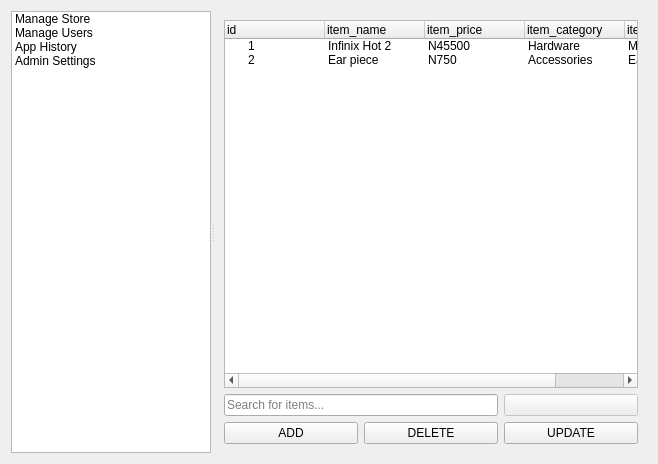
<?xml version="1.0" encoding="UTF-8"?>
<ui version="4.0">
 <class>AdminPanel</class>
 <widget class="QWidget" name="AdminPanel">
  <property name="windowModality">
   <enum>Qt::ApplicationModal</enum>
  </property>
  <property name="geometry">
   <rect>
    <x>0</x>
    <y>0</y>
    <width>658</width>
    <height>464</height>
   </rect>
  </property>
  <property name="windowTitle">
   <string>Admin Panel</string>
  </property>
  <property name="windowIcon">
   <iconset resource="rfid.qrc">
    <normaloff>:/images/system.png</normaloff>:/images/system.png</iconset>
  </property>
  <layout class="QGridLayout" name="gridLayout">
   <item row="1" column="0">
    <widget class="QSplitter" name="splitter">
     <property name="orientation">
      <enum>Qt::Horizontal</enum>
     </property>
     <widget class="QListWidget" name="listWidget">
      <property name="sizePolicy">
       <sizepolicy hsizetype="Fixed" vsizetype="Fixed">
        <horstretch>0</horstretch>
        <verstretch>0</verstretch>
       </sizepolicy>
      </property>
      <property name="maximumSize">
       <size>
        <width>200</width>
        <height>16777215</height>
       </size>
      </property>
      <property name="spacing">
       <number>10</number>
      </property>
      <property name="modelColumn">
       <number>0</number>
      </property>
      <property name="uniformItemSizes">
       <bool>false</bool>
      </property>
      <item>
       <property name="text">
        <string>Manage Store</string>
       </property>
       <property name="icon">
        <iconset resource="rfid.qrc">
         <normaloff>:/images/database.png</normaloff>:/images/database.png</iconset>
       </property>
      </item>
      <item>
       <property name="text">
        <string>Manage Users</string>
       </property>
       <property name="icon">
        <iconset resource="rfid.qrc">
         <normaloff>:/images/users.png</normaloff>:/images/users.png</iconset>
       </property>
      </item>
      <item>
       <property name="text">
        <string>App History</string>
       </property>
       <property name="icon">
        <iconset resource="rfid.qrc">
         <normaloff>:/images/history.png</normaloff>:/images/history.png</iconset>
       </property>
      </item>
      <item>
       <property name="text">
        <string>Admin Settings</string>
       </property>
       <property name="icon">
        <iconset resource="rfid.qrc">
         <normaloff>:/images/system.png</normaloff>:/images/system.png</iconset>
       </property>
      </item>
     </widget>
     <widget class="QStackedWidget" name="stackedWidget">
      <property name="currentIndex">
       <number>0</number>
      </property>
      <widget class="QWidget" name="storePage">
       <layout class="QGridLayout" name="gridLayout_3">
        <item row="0" column="0">
         <widget class="QTreeWidget" name="treeWidget">
          <column>
           <property name="text">
            <string>id</string>
           </property>
          </column>
          <column>
           <property name="text">
            <string>item_name</string>
           </property>
          </column>
          <column>
           <property name="text">
            <string>item_price</string>
           </property>
          </column>
          <column>
           <property name="text">
            <string>item_category</string>
           </property>
          </column>
          <column>
           <property name="text">
            <string>item_description</string>
           </property>
          </column>
          <item>
           <property name="text">
            <string>1</string>
           </property>
           <property name="text">
            <string>Infinix Hot 2</string>
           </property>
           <property name="text">
            <string>N45500</string>
           </property>
           <property name="text">
            <string>Hardware</string>
           </property>
           <property name="text">
            <string>Mobile phone.</string>
           </property>
          </item>
          <item>
           <property name="text">
            <string>2</string>
           </property>
           <property name="text">
            <string>Ear piece</string>
           </property>
           <property name="text">
            <string>N750</string>
           </property>
           <property name="text">
            <string>Accessories</string>
           </property>
           <property name="text">
            <string>Ear piece.</string>
           </property>
          </item>
         </widget>
        </item>
        <item row="1" column="0">
         <layout class="QGridLayout" name="gridLayout_2">
          <item row="1" column="2">
           <widget class="QPushButton" name="pushButton_3">
            <property name="text">
             <string>UPDATE</string>
            </property>
           </widget>
          </item>
          <item row="1" column="1">
           <widget class="QPushButton" name="pushButton_2">
            <property name="text">
             <string>DELETE</string>
            </property>
           </widget>
          </item>
          <item row="1" column="0">
           <widget class="QPushButton" name="pushButton">
            <property name="text">
             <string>ADD</string>
            </property>
           </widget>
          </item>
          <item row="0" column="0" colspan="2">
           <widget class="QLineEdit" name="searchEdit">
            <property name="cursorPosition">
             <number>0</number>
            </property>
            <property name="placeholderText">
             <string>Search for items...</string>
            </property>
           </widget>
          </item>
          <item row="0" column="2">
           <widget class="QPushButton" name="searchBtn">
            <property name="enabled">
             <bool>false</bool>
            </property>
            <property name="text">
             <string/>
            </property>
            <property name="icon">
             <iconset resource="rfid.qrc">
              <normaloff>:/images/search.png</normaloff>:/images/search.png</iconset>
            </property>
           </widget>
          </item>
         </layout>
        </item>
       </layout>
      </widget>
      <widget class="QWidget" name="usersPage">
       <layout class="QVBoxLayout" name="verticalLayout">
        <item>
         <widget class="QLabel" name="label">
          <property name="text">
           <string>Employees</string>
          </property>
         </widget>
        </item>
        <item>
         <widget class="QTableView" name="employeeTable"/>
        </item>
        <item>
         <layout class="QHBoxLayout" name="horizontalLayout">
          <item>
           <widget class="QPushButton" name="rmvCashierBtn">
            <property name="sizePolicy">
             <sizepolicy hsizetype="Fixed" vsizetype="Fixed">
              <horstretch>0</horstretch>
              <verstretch>0</verstretch>
             </sizepolicy>
            </property>
            <property name="text">
             <string>ADD</string>
            </property>
           </widget>
          </item>
          <item>
           <widget class="QPushButton" name="rmvCashierBtn_2">
            <property name="sizePolicy">
             <sizepolicy hsizetype="Fixed" vsizetype="Fixed">
              <horstretch>0</horstretch>
              <verstretch>0</verstretch>
             </sizepolicy>
            </property>
            <property name="text">
             <string>REMOVE</string>
            </property>
           </widget>
          </item>
         </layout>
        </item>
        <item>
         <widget class="Line" name="line">
          <property name="orientation">
           <enum>Qt::Horizontal</enum>
          </property>
         </widget>
        </item>
        <item>
         <widget class="QLabel" name="label_2">
          <property name="text">
           <string>Customers</string>
          </property>
         </widget>
        </item>
        <item>
         <widget class="QTableView" name="customerTable"/>
        </item>
        <item>
         <layout class="QHBoxLayout" name="horizontalLayout_2">
          <item>
           <widget class="QPushButton" name="pushButton_8">
            <property name="sizePolicy">
             <sizepolicy hsizetype="Fixed" vsizetype="Fixed">
              <horstretch>0</horstretch>
              <verstretch>0</verstretch>
             </sizepolicy>
            </property>
            <property name="text">
             <string>ADD</string>
            </property>
           </widget>
          </item>
          <item>
           <widget class="QPushButton" name="pushButton_7">
            <property name="sizePolicy">
             <sizepolicy hsizetype="Fixed" vsizetype="Fixed">
              <horstretch>0</horstretch>
              <verstretch>0</verstretch>
             </sizepolicy>
            </property>
            <property name="text">
             <string>REMOVE</string>
            </property>
           </widget>
          </item>
         </layout>
        </item>
       </layout>
      </widget>
      <widget class="QWidget" name="historyPage">
       <layout class="QGridLayout" name="gridLayout_4">
        <item row="0" column="0" colspan="2">
         <widget class="QTextEdit" name="textEdit"/>
        </item>
        <item row="1" column="0">
         <widget class="QLineEdit" name="lineEdit">
          <property name="placeholderText">
           <string>Search history...</string>
          </property>
         </widget>
        </item>
        <item row="2" column="0">
         <widget class="QPushButton" name="pushButton_4">
          <property name="text">
           <string>Clear History</string>
          </property>
         </widget>
        </item>
       </layout>
      </widget>
      <widget class="QWidget" name="settingsPage">
       <layout class="QGridLayout" name="gridLayout_6">
        <item row="0" column="0">
         <widget class="QTabWidget" name="tabWidget">
          <widget class="QWidget" name="tab">
           <attribute name="title">
            <string>Tab 1</string>
           </attribute>
          </widget>
          <widget class="QWidget" name="tab_2">
           <attribute name="title">
            <string>Tab 2</string>
           </attribute>
          </widget>
         </widget>
        </item>
       </layout>
      </widget>
     </widget>
    </widget>
   </item>
  </layout>
 </widget>
 <resources>
  <include location="rfid.qrc"/>
 </resources>
 <connections>
  <connection>
   <sender>listWidget</sender>
   <signal>currentRowChanged(int)</signal>
   <receiver>stackedWidget</receiver>
   <slot>setCurrentIndex(int)</slot>
   <hints>
    <hint type="sourcelabel">
     <x>204</x>
     <y>242</y>
    </hint>
    <hint type="destinationlabel">
     <x>216</x>
     <y>241</y>
    </hint>
   </hints>
  </connection>
  <connection>
   <sender>pushButton_4</sender>
   <signal>clicked()</signal>
   <receiver>textEdit</receiver>
   <slot>clear()</slot>
   <hints>
    <hint type="sourcelabel">
     <x>586</x>
     <y>445</y>
    </hint>
    <hint type="destinationlabel">
     <x>366</x>
     <y>376</y>
    </hint>
   </hints>
  </connection>
  <connection>
   <sender>lineEdit</sender>
   <signal>textEdited(QString)</signal>
   <receiver>textEdit</receiver>
   <slot>append(QString)</slot>
   <hints>
    <hint type="sourcelabel">
     <x>520</x>
     <y>414</y>
    </hint>
    <hint type="destinationlabel">
     <x>298</x>
     <y>370</y>
    </hint>
   </hints>
  </connection>
 </connections>
</ui>
